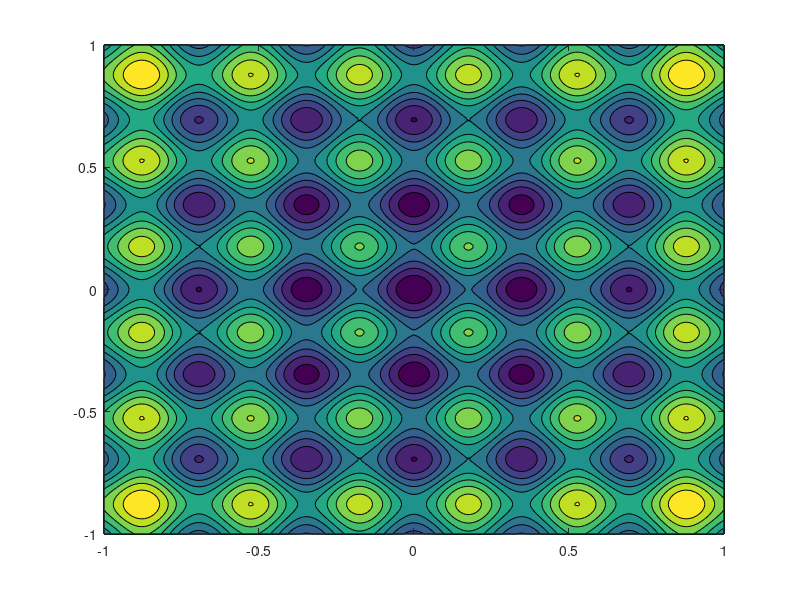

Write MATLAB code to recreate this figure. (Note: this script raises an error after producing the figure.)
% Zadanie polega na:
%― narysowaniu powierzchni tej funkcji i pobraniu od użytkownika dwóch punktów (dwa kliknięcia gdzieś w obszarze powierzchni);
%― następnie narysowaniu na tej powierzchni linii pomiędzy tymi wskazanymi punktami;
%― w osobnym oknie wykreśleniu przekroju, czyli wykreśleniu funkcji f dla wskazanej przez użytkownikasiecznej.

close all
clear all
clc
f=@(x,y)x.^2+y.^2-cos(18*x)-cos(18*y)+2;
x=-1:0.01:1;
y=-1:0.01:1;
[X Y]=meshgrid(x,y);
z=f(X,Y);
contourf(x,y,z)
[x1 y1]=ginput(2);
hold on
plot(x1,y1,'r-','LineWidth',3)
[x1 indx]=sort(x1);
y1=y1(indx);
p=polyfit(x1,y1,1);
X1=linspace(x1(1),x1(2),100);
Y1=f(X1,polyval(p,X1));
figure
plot(X1,Y1);